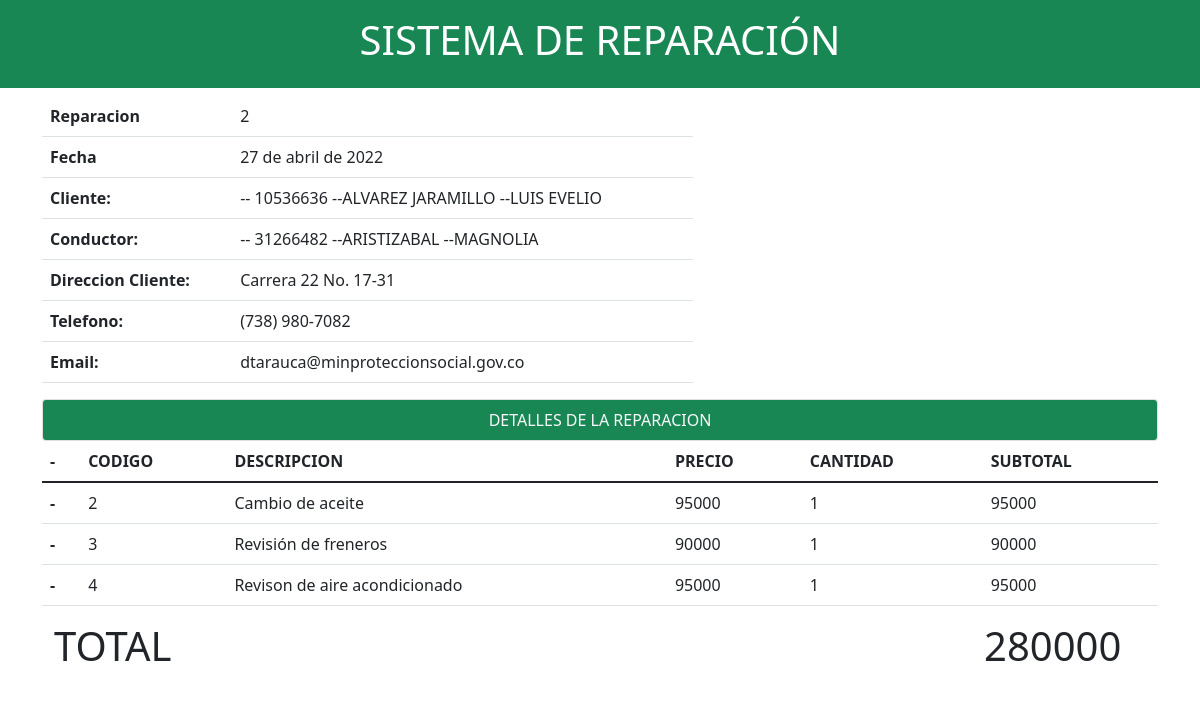
The app's page /lista_reparaciones/2 with its own data.
### reparaciones/models.py (models this page shows, shortened)
class Reparaciones (models.Model):
    fecha = models.DateField()
    costo = models.DecimalField(max_digits=15, decimal_places=2)
    description = models.CharField(max_length=80)
    vehiculo = models.ForeignKey(Vehiculo,on_delete=models.CASCADE,null=True, blank=True)

class Detalles (models.Model):
    costo = models.DecimalField(max_digits=15, decimal_places=0)
    cantidad = models.IntegerField(default=1)
    servicio = models.ForeignKey(Servicios, on_delete=models.CASCADE,null=True, blank=True)
    reparacion = models.ForeignKey(Reparaciones,on_delete=models.CASCADE,null=True, blank=True)

class Servicios (models.Model):
    description = models.CharField(max_length=80)
    perecio = models.DecimalField(max_digits=15, decimal_places=2)

### vehiculos/models.py (models this page shows, shortened)
class Vehiculo (models.Model):
   placa = models.CharField(max_length=10)
   modelo = models.IntegerField(default=2021)
   marca = models.CharField(max_length=30)
   Capacidad = models.IntegerField(default=1)
   usuario = models.ForeignKey(Usuario, on_delete=models.CASCADE, null=True, blank=True)
   conductor = models.ForeignKey(Conductor, on_delete=models.CASCADE, null=True, blank=True)

### personas/models.py (models this page shows)
class Usuario (models.Model):
    documento = models.CharField(max_length=10)
    nombres = models.CharField(max_length=30)
    apellidos = models.CharField(max_length=30)
    direccion = models.CharField(max_length=60)
    telefono = models.CharField(max_length=20)
    correo = models.EmailField(max_length=60)
    def __str__(self):
        return "-- "+ self.documento+"  --"+self.apellidos+"   --"+self.nombres

class Conductor (models.Model):
    documento = models.CharField(max_length=10)
    nombres = models.CharField(max_length=30)
    apellidos = models.CharField(max_length=30)
    direccion = models.CharField(max_length=60)
    telefono = models.CharField(max_length=20)
    correo = models.EmailField(max_length=60)
    licencia = models.CharField(max_length=45)
    salario = models.DecimalField(max_digits=15,decimal_places=2)# 15 entero, 2 decimales
    def __str__(self):
        return "-- "+ self.documento+"   --"+self.apellidos+"   --"+self.nombres

### reparaciones/views.py (the view)
# urls.py: path('lista_reparaciones/<id>', reparaciones),
def reparaciones(request, id):
    reparaciones = Reparaciones.objects.filter(vehiculo_id=id).last()
    detalle= Detalles.objects.filter(reparacion_id=reparaciones)
    total = 0
    for x in detalle:
        total = total+(x.costo * x.cantidad)
    data = {'reparaciones': reparaciones, 'detalle':detalle, 'total':total}
    return render(request, 'lista_reparaciones.html', data)

### templates/lista_reparaciones.html (shortened to what this page needs)
<!doctype html>
<html lang="en">
<head>
    <link href="https://cdn.jsdelivr.net/npm/bootstrap@5.1.3/dist/css/bootstrap.min.css" rel="stylesheet"
>
</head>
<body>
    <header class="p-3 mb-2 bg-success text-white text-dark text-center">
        <h1> SISTEMA DE REPARACIÓN</h1>
    </header>
    <div class="container md-7">
        <div class="col-md-7">
            <table class="table">
                <tr>
                    <th> Reparacion</th>
                    <td><span>{{reparaciones.id}}</span>
                    </td>
                </tr>
                <tr>
                    <th> Fecha</th>
                    <td><span>{{reparaciones.fecha}}</span>
                    </td>
                </tr>
                <tr>
                    <th> Cliente: </th>
                    <td><span>{{reparaciones.vehiculo.usuario}}</span></td>
                </tr>
                <tr>
                    <th> Conductor: </th>
                    <td><span>{{reparaciones.vehiculo.conductor}}</span></td>
                </tr>
                <tr>
                    <th> Direccion Cliente: </th>
                    <td><span>{{reparaciones.vehiculo.usuario.direccion}}</span></td>
                </tr>
                <tr>
                    <th> Telefono: </th>
                    <td><span>{{reparaciones.vehiculo.usuario.telefono}}</span></td>
                </tr>
                <tr>
                    <th> Email: </th>
                    <td><span>{{reparaciones.vehiculo.usuario.correo}}</span></td>
                </tr>
            </table>
        </div>
        <table class="table ">
            <thead>
                <div class="card">
                    <ul class="list-group list-group-flush">
                        <li class="list-group-item text-center  bg-success text-light">DETALLES DE LA REPARACION</li>
                        <tr>
                            <th scope="col">-</th>
                            <th scope="col">CODIGO</th>
                            <th scope="col">DESCRIPCION</th>
                            <th scope="col">PRECIO</th>
                            <th scope="col">CANTIDAD</th>
                            <th scope="col">SUBTOTAL</th>
                        </tr>
                    </ul>
                </div>
            </thead>
            <tbody >
                {% for reg in detalle %}
                <tr>
                    <th scope="row">-</th>
                    <td>{{ reg.id}} </a></td>
                    <td>{{ reg.servicio.description}}</td>
                    <td>{{ reg.costo}}</td>
                    <td>{{ reg.cantidad}}</td>
                    <td>{% widthratio reg.costo 1 reg.cantidad %}</td>
                </tr>
                {% endfor %}
            </tbody>
        </table>
    <div class="container">
        <div class="row">
          <div class="col ">
            <h1>TOTAL</h1>
          </div>
          <div class="col-2">
            <h1>{{total}}</h1>
          </div>
        </div>
</body>
</html>

### records on screen
Reparaciones: id "2", fecha "27 de abril de 2022", vehiculo.usuario "-- 10536636 --ALVAREZ JARAMILLO --LUIS EVELIO", vehiculo.conductor "-- 31266482 --ARISTIZABAL --MAGNOLIA", vehiculo.usuario.direccion "Carrera 22 No. 17-31", vehiculo.usuario.telefono "(738) 980-7082", vehiculo.usuario.correo "dtarauca@minproteccionsocial.gov.co"
Detalles: id "2", servicio.description "Cambio de aceite", costo "95000", cantidad "1", costo+cantidad "95000"
Detalles: id "3", servicio.description "Revisión de freneros", costo "90000", cantidad "1", costo+cantidad "90000"
Detalles: id "4", servicio.description "Revison de aire acondicionado", costo "95000", cantidad "1", costo+cantidad "95000"

### other values on screen
{{ total }} "280000"
